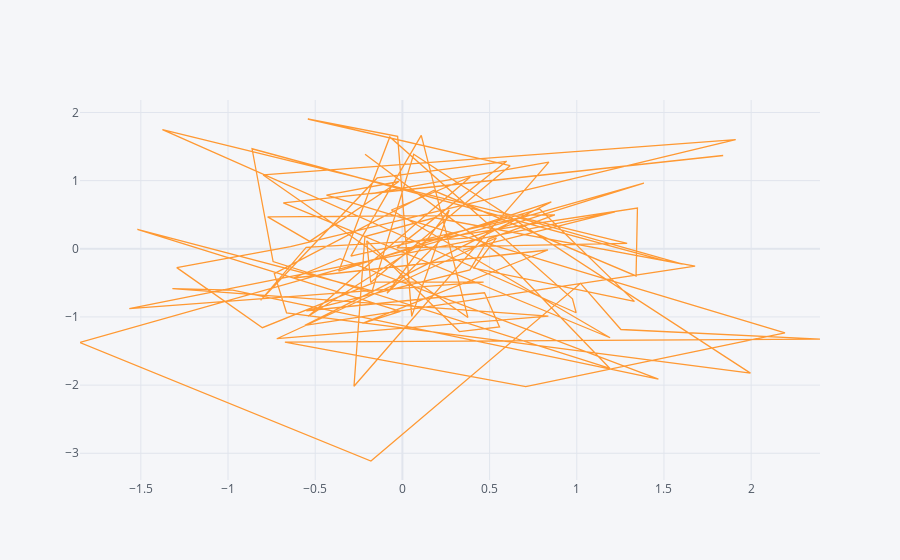

The cell this chart's notebook holds for it:
### Code cell
df.iplot(kind='scatter',x='A',y='B')
